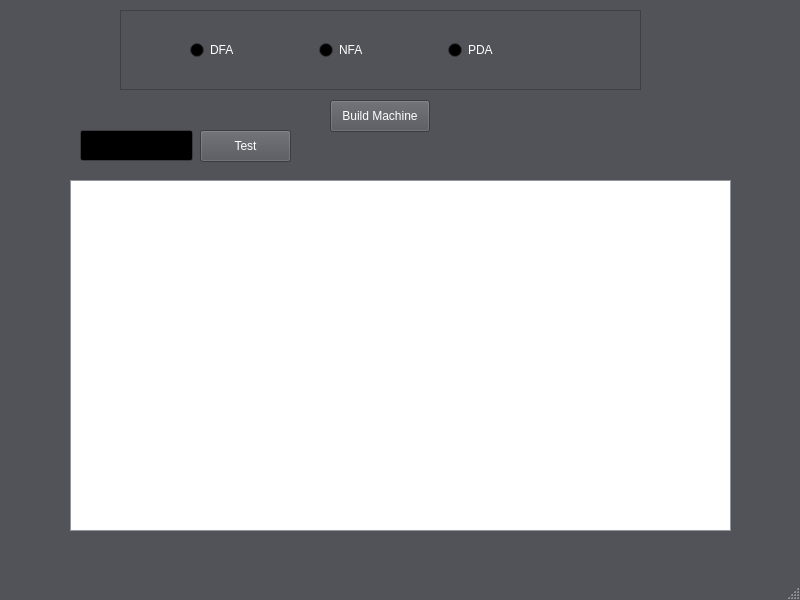
<?xml version="1.0" encoding="UTF-8"?>
<ui version="4.0">
 <class>MainWindow</class>
 <widget class="QMainWindow" name="MainWindow">
  <property name="geometry">
   <rect>
    <x>0</x>
    <y>0</y>
    <width>800</width>
    <height>600</height>
   </rect>
  </property>
  <property name="palette">
   <palette>
    <active>
     <colorrole role="WindowText">
      <brush brushstyle="SolidPattern">
       <color alpha="255">
        <red>255</red>
        <green>255</green>
        <blue>255</blue>
       </color>
      </brush>
     </colorrole>
     <colorrole role="Button">
      <brush brushstyle="SolidPattern">
       <color alpha="255">
        <red>82</red>
        <green>83</green>
        <blue>89</blue>
       </color>
      </brush>
     </colorrole>
     <colorrole role="Light">
      <brush brushstyle="SolidPattern">
       <color alpha="255">
        <red>123</red>
        <green>125</green>
        <blue>133</blue>
       </color>
      </brush>
     </colorrole>
     <colorrole role="Midlight">
      <brush brushstyle="SolidPattern">
       <color alpha="255">
        <red>102</red>
        <green>104</green>
        <blue>111</blue>
       </color>
      </brush>
     </colorrole>
     <colorrole role="Dark">
      <brush brushstyle="SolidPattern">
       <color alpha="255">
        <red>41</red>
        <green>42</green>
        <blue>44</blue>
       </color>
      </brush>
     </colorrole>
     <colorrole role="Mid">
      <brush brushstyle="SolidPattern">
       <color alpha="255">
        <red>55</red>
        <green>56</green>
        <blue>59</blue>
       </color>
      </brush>
     </colorrole>
     <colorrole role="Text">
      <brush brushstyle="SolidPattern">
       <color alpha="255">
        <red>255</red>
        <green>255</green>
        <blue>255</blue>
       </color>
      </brush>
     </colorrole>
     <colorrole role="BrightText">
      <brush brushstyle="SolidPattern">
       <color alpha="255">
        <red>255</red>
        <green>255</green>
        <blue>255</blue>
       </color>
      </brush>
     </colorrole>
     <colorrole role="ButtonText">
      <brush brushstyle="SolidPattern">
       <color alpha="255">
        <red>255</red>
        <green>255</green>
        <blue>255</blue>
       </color>
      </brush>
     </colorrole>
     <colorrole role="Base">
      <brush brushstyle="SolidPattern">
       <color alpha="255">
        <red>0</red>
        <green>0</green>
        <blue>0</blue>
       </color>
      </brush>
     </colorrole>
     <colorrole role="Window">
      <brush brushstyle="SolidPattern">
       <color alpha="255">
        <red>82</red>
        <green>83</green>
        <blue>89</blue>
       </color>
      </brush>
     </colorrole>
     <colorrole role="Shadow">
      <brush brushstyle="SolidPattern">
       <color alpha="255">
        <red>0</red>
        <green>0</green>
        <blue>0</blue>
       </color>
      </brush>
     </colorrole>
     <colorrole role="AlternateBase">
      <brush brushstyle="SolidPattern">
       <color alpha="255">
        <red>41</red>
        <green>41</green>
        <blue>44</blue>
       </color>
      </brush>
     </colorrole>
     <colorrole role="ToolTipBase">
      <brush brushstyle="SolidPattern">
       <color alpha="255">
        <red>255</red>
        <green>255</green>
        <blue>220</blue>
       </color>
      </brush>
     </colorrole>
     <colorrole role="ToolTipText">
      <brush brushstyle="SolidPattern">
       <color alpha="255">
        <red>0</red>
        <green>0</green>
        <blue>0</blue>
       </color>
      </brush>
     </colorrole>
     <colorrole role="PlaceholderText">
      <brush brushstyle="SolidPattern">
       <color alpha="127">
        <red>255</red>
        <green>255</green>
        <blue>255</blue>
       </color>
      </brush>
     </colorrole>
    </active>
    <inactive>
     <colorrole role="WindowText">
      <brush brushstyle="SolidPattern">
       <color alpha="255">
        <red>255</red>
        <green>255</green>
        <blue>255</blue>
       </color>
      </brush>
     </colorrole>
     <colorrole role="Button">
      <brush brushstyle="SolidPattern">
       <color alpha="255">
        <red>82</red>
        <green>83</green>
        <blue>89</blue>
       </color>
      </brush>
     </colorrole>
     <colorrole role="Light">
      <brush brushstyle="SolidPattern">
       <color alpha="255">
        <red>123</red>
        <green>125</green>
        <blue>133</blue>
       </color>
      </brush>
     </colorrole>
     <colorrole role="Midlight">
      <brush brushstyle="SolidPattern">
       <color alpha="255">
        <red>102</red>
        <green>104</green>
        <blue>111</blue>
       </color>
      </brush>
     </colorrole>
     <colorrole role="Dark">
      <brush brushstyle="SolidPattern">
       <color alpha="255">
        <red>41</red>
        <green>42</green>
        <blue>44</blue>
       </color>
      </brush>
     </colorrole>
     <colorrole role="Mid">
      <brush brushstyle="SolidPattern">
       <color alpha="255">
        <red>55</red>
        <green>56</green>
        <blue>59</blue>
       </color>
      </brush>
     </colorrole>
     <colorrole role="Text">
      <brush brushstyle="SolidPattern">
       <color alpha="255">
        <red>255</red>
        <green>255</green>
        <blue>255</blue>
       </color>
      </brush>
     </colorrole>
     <colorrole role="BrightText">
      <brush brushstyle="SolidPattern">
       <color alpha="255">
        <red>255</red>
        <green>255</green>
        <blue>255</blue>
       </color>
      </brush>
     </colorrole>
     <colorrole role="ButtonText">
      <brush brushstyle="SolidPattern">
       <color alpha="255">
        <red>255</red>
        <green>255</green>
        <blue>255</blue>
       </color>
      </brush>
     </colorrole>
     <colorrole role="Base">
      <brush brushstyle="SolidPattern">
       <color alpha="255">
        <red>0</red>
        <green>0</green>
        <blue>0</blue>
       </color>
      </brush>
     </colorrole>
     <colorrole role="Window">
      <brush brushstyle="SolidPattern">
       <color alpha="255">
        <red>82</red>
        <green>83</green>
        <blue>89</blue>
       </color>
      </brush>
     </colorrole>
     <colorrole role="Shadow">
      <brush brushstyle="SolidPattern">
       <color alpha="255">
        <red>0</red>
        <green>0</green>
        <blue>0</blue>
       </color>
      </brush>
     </colorrole>
     <colorrole role="AlternateBase">
      <brush brushstyle="SolidPattern">
       <color alpha="255">
        <red>41</red>
        <green>41</green>
        <blue>44</blue>
       </color>
      </brush>
     </colorrole>
     <colorrole role="ToolTipBase">
      <brush brushstyle="SolidPattern">
       <color alpha="255">
        <red>255</red>
        <green>255</green>
        <blue>220</blue>
       </color>
      </brush>
     </colorrole>
     <colorrole role="ToolTipText">
      <brush brushstyle="SolidPattern">
       <color alpha="255">
        <red>0</red>
        <green>0</green>
        <blue>0</blue>
       </color>
      </brush>
     </colorrole>
     <colorrole role="PlaceholderText">
      <brush brushstyle="SolidPattern">
       <color alpha="127">
        <red>255</red>
        <green>255</green>
        <blue>255</blue>
       </color>
      </brush>
     </colorrole>
    </inactive>
    <disabled>
     <colorrole role="WindowText">
      <brush brushstyle="SolidPattern">
       <color alpha="255">
        <red>41</red>
        <green>42</green>
        <blue>44</blue>
       </color>
      </brush>
     </colorrole>
     <colorrole role="Button">
      <brush brushstyle="SolidPattern">
       <color alpha="255">
        <red>82</red>
        <green>83</green>
        <blue>89</blue>
       </color>
      </brush>
     </colorrole>
     <colorrole role="Light">
      <brush brushstyle="SolidPattern">
       <color alpha="255">
        <red>123</red>
        <green>125</green>
        <blue>133</blue>
       </color>
      </brush>
     </colorrole>
     <colorrole role="Midlight">
      <brush brushstyle="SolidPattern">
       <color alpha="255">
        <red>102</red>
        <green>104</green>
        <blue>111</blue>
       </color>
      </brush>
     </colorrole>
     <colorrole role="Dark">
      <brush brushstyle="SolidPattern">
       <color alpha="255">
        <red>41</red>
        <green>42</green>
        <blue>44</blue>
       </color>
      </brush>
     </colorrole>
     <colorrole role="Mid">
      <brush brushstyle="SolidPattern">
       <color alpha="255">
        <red>55</red>
        <green>56</green>
        <blue>59</blue>
       </color>
      </brush>
     </colorrole>
     <colorrole role="Text">
      <brush brushstyle="SolidPattern">
       <color alpha="255">
        <red>41</red>
        <green>42</green>
        <blue>44</blue>
       </color>
      </brush>
     </colorrole>
     <colorrole role="BrightText">
      <brush brushstyle="SolidPattern">
       <color alpha="255">
        <red>255</red>
        <green>255</green>
        <blue>255</blue>
       </color>
      </brush>
     </colorrole>
     <colorrole role="ButtonText">
      <brush brushstyle="SolidPattern">
       <color alpha="255">
        <red>41</red>
        <green>42</green>
        <blue>44</blue>
       </color>
      </brush>
     </colorrole>
     <colorrole role="Base">
      <brush brushstyle="SolidPattern">
       <color alpha="255">
        <red>82</red>
        <green>83</green>
        <blue>89</blue>
       </color>
      </brush>
     </colorrole>
     <colorrole role="Window">
      <brush brushstyle="SolidPattern">
       <color alpha="255">
        <red>82</red>
        <green>83</green>
        <blue>89</blue>
       </color>
      </brush>
     </colorrole>
     <colorrole role="Shadow">
      <brush brushstyle="SolidPattern">
       <color alpha="255">
        <red>0</red>
        <green>0</green>
        <blue>0</blue>
       </color>
      </brush>
     </colorrole>
     <colorrole role="AlternateBase">
      <brush brushstyle="SolidPattern">
       <color alpha="255">
        <red>82</red>
        <green>83</green>
        <blue>89</blue>
       </color>
      </brush>
     </colorrole>
     <colorrole role="ToolTipBase">
      <brush brushstyle="SolidPattern">
       <color alpha="255">
        <red>255</red>
        <green>255</green>
        <blue>220</blue>
       </color>
      </brush>
     </colorrole>
     <colorrole role="ToolTipText">
      <brush brushstyle="SolidPattern">
       <color alpha="255">
        <red>0</red>
        <green>0</green>
        <blue>0</blue>
       </color>
      </brush>
     </colorrole>
     <colorrole role="PlaceholderText">
      <brush brushstyle="SolidPattern">
       <color alpha="127">
        <red>41</red>
        <green>42</green>
        <blue>44</blue>
       </color>
      </brush>
     </colorrole>
    </disabled>
   </palette>
  </property>
  <property name="windowTitle">
   <string>MainWindow</string>
  </property>
  <widget class="QWidget" name="centralwidget">
   <widget class="QGraphicsView" name="graphicsView">
    <property name="geometry">
     <rect>
      <x>70</x>
      <y>180</y>
      <width>661</width>
      <height>351</height>
     </rect>
    </property>
    <property name="palette">
     <palette>
      <active>
       <colorrole role="WindowText">
        <brush brushstyle="SolidPattern">
         <color alpha="255">
          <red>0</red>
          <green>0</green>
          <blue>0</blue>
         </color>
        </brush>
       </colorrole>
       <colorrole role="Button">
        <brush brushstyle="SolidPattern">
         <color alpha="255">
          <red>190</red>
          <green>193</green>
          <blue>204</blue>
         </color>
        </brush>
       </colorrole>
       <colorrole role="Light">
        <brush brushstyle="SolidPattern">
         <color alpha="255">
          <red>255</red>
          <green>255</green>
          <blue>255</blue>
         </color>
        </brush>
       </colorrole>
       <colorrole role="Midlight">
        <brush brushstyle="SolidPattern">
         <color alpha="255">
          <red>222</red>
          <green>224</green>
          <blue>229</blue>
         </color>
        </brush>
       </colorrole>
       <colorrole role="Dark">
        <brush brushstyle="SolidPattern">
         <color alpha="255">
          <red>95</red>
          <green>97</green>
          <blue>102</blue>
         </color>
        </brush>
       </colorrole>
       <colorrole role="Mid">
        <brush brushstyle="SolidPattern">
         <color alpha="255">
          <red>126</red>
          <green>129</green>
          <blue>136</blue>
         </color>
        </brush>
       </colorrole>
       <colorrole role="Text">
        <brush brushstyle="SolidPattern">
         <color alpha="255">
          <red>0</red>
          <green>0</green>
          <blue>0</blue>
         </color>
        </brush>
       </colorrole>
       <colorrole role="BrightText">
        <brush brushstyle="SolidPattern">
         <color alpha="255">
          <red>255</red>
          <green>255</green>
          <blue>255</blue>
         </color>
        </brush>
       </colorrole>
       <colorrole role="ButtonText">
        <brush brushstyle="SolidPattern">
         <color alpha="255">
          <red>0</red>
          <green>0</green>
          <blue>0</blue>
         </color>
        </brush>
       </colorrole>
       <colorrole role="Base">
        <brush brushstyle="SolidPattern">
         <color alpha="255">
          <red>255</red>
          <green>255</green>
          <blue>255</blue>
         </color>
        </brush>
       </colorrole>
       <colorrole role="Window">
        <brush brushstyle="SolidPattern">
         <color alpha="255">
          <red>190</red>
          <green>193</green>
          <blue>204</blue>
         </color>
        </brush>
       </colorrole>
       <colorrole role="Shadow">
        <brush brushstyle="SolidPattern">
         <color alpha="255">
          <red>0</red>
          <green>0</green>
          <blue>0</blue>
         </color>
        </brush>
       </colorrole>
       <colorrole role="AlternateBase">
        <brush brushstyle="SolidPattern">
         <color alpha="255">
          <red>222</red>
          <green>224</green>
          <blue>229</blue>
         </color>
        </brush>
       </colorrole>
       <colorrole role="ToolTipBase">
        <brush brushstyle="SolidPattern">
         <color alpha="255">
          <red>255</red>
          <green>255</green>
          <blue>220</blue>
         </color>
        </brush>
       </colorrole>
       <colorrole role="ToolTipText">
        <brush brushstyle="SolidPattern">
         <color alpha="255">
          <red>0</red>
          <green>0</green>
          <blue>0</blue>
         </color>
        </brush>
       </colorrole>
       <colorrole role="PlaceholderText">
        <brush brushstyle="SolidPattern">
         <color alpha="127">
          <red>0</red>
          <green>0</green>
          <blue>0</blue>
         </color>
        </brush>
       </colorrole>
      </active>
      <inactive>
       <colorrole role="WindowText">
        <brush brushstyle="SolidPattern">
         <color alpha="255">
          <red>0</red>
          <green>0</green>
          <blue>0</blue>
         </color>
        </brush>
       </colorrole>
       <colorrole role="Button">
        <brush brushstyle="SolidPattern">
         <color alpha="255">
          <red>190</red>
          <green>193</green>
          <blue>204</blue>
         </color>
        </brush>
       </colorrole>
       <colorrole role="Light">
        <brush brushstyle="SolidPattern">
         <color alpha="255">
          <red>255</red>
          <green>255</green>
          <blue>255</blue>
         </color>
        </brush>
       </colorrole>
       <colorrole role="Midlight">
        <brush brushstyle="SolidPattern">
         <color alpha="255">
          <red>222</red>
          <green>224</green>
          <blue>229</blue>
         </color>
        </brush>
       </colorrole>
       <colorrole role="Dark">
        <brush brushstyle="SolidPattern">
         <color alpha="255">
          <red>95</red>
          <green>97</green>
          <blue>102</blue>
         </color>
        </brush>
       </colorrole>
       <colorrole role="Mid">
        <brush brushstyle="SolidPattern">
         <color alpha="255">
          <red>126</red>
          <green>129</green>
          <blue>136</blue>
         </color>
        </brush>
       </colorrole>
       <colorrole role="Text">
        <brush brushstyle="SolidPattern">
         <color alpha="255">
          <red>0</red>
          <green>0</green>
          <blue>0</blue>
         </color>
        </brush>
       </colorrole>
       <colorrole role="BrightText">
        <brush brushstyle="SolidPattern">
         <color alpha="255">
          <red>255</red>
          <green>255</green>
          <blue>255</blue>
         </color>
        </brush>
       </colorrole>
       <colorrole role="ButtonText">
        <brush brushstyle="SolidPattern">
         <color alpha="255">
          <red>0</red>
          <green>0</green>
          <blue>0</blue>
         </color>
        </brush>
       </colorrole>
       <colorrole role="Base">
        <brush brushstyle="SolidPattern">
         <color alpha="255">
          <red>255</red>
          <green>255</green>
          <blue>255</blue>
         </color>
        </brush>
       </colorrole>
       <colorrole role="Window">
        <brush brushstyle="SolidPattern">
         <color alpha="255">
          <red>190</red>
          <green>193</green>
          <blue>204</blue>
         </color>
        </brush>
       </colorrole>
       <colorrole role="Shadow">
        <brush brushstyle="SolidPattern">
         <color alpha="255">
          <red>0</red>
          <green>0</green>
          <blue>0</blue>
         </color>
        </brush>
       </colorrole>
       <colorrole role="AlternateBase">
        <brush brushstyle="SolidPattern">
         <color alpha="255">
          <red>222</red>
          <green>224</green>
          <blue>229</blue>
         </color>
        </brush>
       </colorrole>
       <colorrole role="ToolTipBase">
        <brush brushstyle="SolidPattern">
         <color alpha="255">
          <red>255</red>
          <green>255</green>
          <blue>220</blue>
         </color>
        </brush>
       </colorrole>
       <colorrole role="ToolTipText">
        <brush brushstyle="SolidPattern">
         <color alpha="255">
          <red>0</red>
          <green>0</green>
          <blue>0</blue>
         </color>
        </brush>
       </colorrole>
       <colorrole role="PlaceholderText">
        <brush brushstyle="SolidPattern">
         <color alpha="127">
          <red>0</red>
          <green>0</green>
          <blue>0</blue>
         </color>
        </brush>
       </colorrole>
      </inactive>
      <disabled>
       <colorrole role="WindowText">
        <brush brushstyle="SolidPattern">
         <color alpha="255">
          <red>95</red>
          <green>97</green>
          <blue>102</blue>
         </color>
        </brush>
       </colorrole>
       <colorrole role="Button">
        <brush brushstyle="SolidPattern">
         <color alpha="255">
          <red>190</red>
          <green>193</green>
          <blue>204</blue>
         </color>
        </brush>
       </colorrole>
       <colorrole role="Light">
        <brush brushstyle="SolidPattern">
         <color alpha="255">
          <red>255</red>
          <green>255</green>
          <blue>255</blue>
         </color>
        </brush>
       </colorrole>
       <colorrole role="Midlight">
        <brush brushstyle="SolidPattern">
         <color alpha="255">
          <red>222</red>
          <green>224</green>
          <blue>229</blue>
         </color>
        </brush>
       </colorrole>
       <colorrole role="Dark">
        <brush brushstyle="SolidPattern">
         <color alpha="255">
          <red>95</red>
          <green>97</green>
          <blue>102</blue>
         </color>
        </brush>
       </colorrole>
       <colorrole role="Mid">
        <brush brushstyle="SolidPattern">
         <color alpha="255">
          <red>126</red>
          <green>129</green>
          <blue>136</blue>
         </color>
        </brush>
       </colorrole>
       <colorrole role="Text">
        <brush brushstyle="SolidPattern">
         <color alpha="255">
          <red>95</red>
          <green>97</green>
          <blue>102</blue>
         </color>
        </brush>
       </colorrole>
       <colorrole role="BrightText">
        <brush brushstyle="SolidPattern">
         <color alpha="255">
          <red>255</red>
          <green>255</green>
          <blue>255</blue>
         </color>
        </brush>
       </colorrole>
       <colorrole role="ButtonText">
        <brush brushstyle="SolidPattern">
         <color alpha="255">
          <red>95</red>
          <green>97</green>
          <blue>102</blue>
         </color>
        </brush>
       </colorrole>
       <colorrole role="Base">
        <brush brushstyle="SolidPattern">
         <color alpha="255">
          <red>190</red>
          <green>193</green>
          <blue>204</blue>
         </color>
        </brush>
       </colorrole>
       <colorrole role="Window">
        <brush brushstyle="SolidPattern">
         <color alpha="255">
          <red>190</red>
          <green>193</green>
          <blue>204</blue>
         </color>
        </brush>
       </colorrole>
       <colorrole role="Shadow">
        <brush brushstyle="SolidPattern">
         <color alpha="255">
          <red>0</red>
          <green>0</green>
          <blue>0</blue>
         </color>
        </brush>
       </colorrole>
       <colorrole role="AlternateBase">
        <brush brushstyle="SolidPattern">
         <color alpha="255">
          <red>190</red>
          <green>193</green>
          <blue>204</blue>
         </color>
        </brush>
       </colorrole>
       <colorrole role="ToolTipBase">
        <brush brushstyle="SolidPattern">
         <color alpha="255">
          <red>255</red>
          <green>255</green>
          <blue>220</blue>
         </color>
        </brush>
       </colorrole>
       <colorrole role="ToolTipText">
        <brush brushstyle="SolidPattern">
         <color alpha="255">
          <red>0</red>
          <green>0</green>
          <blue>0</blue>
         </color>
        </brush>
       </colorrole>
       <colorrole role="PlaceholderText">
        <brush brushstyle="SolidPattern">
         <color alpha="127">
          <red>95</red>
          <green>97</green>
          <blue>102</blue>
         </color>
        </brush>
       </colorrole>
      </disabled>
     </palette>
    </property>
    <property name="styleSheet">
     <string notr="true"/>
    </property>
   </widget>
   <widget class="QFrame" name="frame">
    <property name="geometry">
     <rect>
      <x>120</x>
      <y>10</y>
      <width>521</width>
      <height>80</height>
     </rect>
    </property>
    <property name="frameShape">
     <enum>QFrame::StyledPanel</enum>
    </property>
    <property name="frameShadow">
     <enum>QFrame::Raised</enum>
    </property>
    <widget class="QWidget" name="horizontalLayoutWidget">
     <property name="geometry">
      <rect>
       <x>70</x>
       <y>0</y>
       <width>381</width>
       <height>80</height>
      </rect>
     </property>
     <layout class="QHBoxLayout" name="horizontalLayout">
      <item>
       <widget class="QRadioButton" name="DFARadio">
        <property name="text">
         <string>DFA</string>
        </property>
       </widget>
      </item>
      <item>
       <widget class="QRadioButton" name="NFARadio">
        <property name="text">
         <string>NFA</string>
        </property>
       </widget>
      </item>
      <item>
       <widget class="QRadioButton" name="PDARadio">
        <property name="text">
         <string>PDA</string>
        </property>
       </widget>
      </item>
     </layout>
    </widget>
   </widget>
   <widget class="QPushButton" name="BuildButton">
    <property name="geometry">
     <rect>
      <x>330</x>
      <y>100</y>
      <width>100</width>
      <height>32</height>
     </rect>
    </property>
    <property name="text">
     <string>Build Machine</string>
    </property>
   </widget>
   <widget class="QLineEdit" name="lineEdit">
    <property name="geometry">
     <rect>
      <x>80</x>
      <y>130</y>
      <width>113</width>
      <height>31</height>
     </rect>
    </property>
   </widget>
   <widget class="QPushButton" name="TestButton">
    <property name="geometry">
     <rect>
      <x>200</x>
      <y>130</y>
      <width>91</width>
      <height>32</height>
     </rect>
    </property>
    <property name="text">
     <string>Test</string>
    </property>
   </widget>
  </widget>
  <widget class="QMenuBar" name="menubar">
   <property name="geometry">
    <rect>
     <x>0</x>
     <y>0</y>
     <width>800</width>
     <height>36</height>
    </rect>
   </property>
  </widget>
  <widget class="QStatusBar" name="statusbar"/>
 </widget>
 <resources/>
 <connections/>
</ui>
